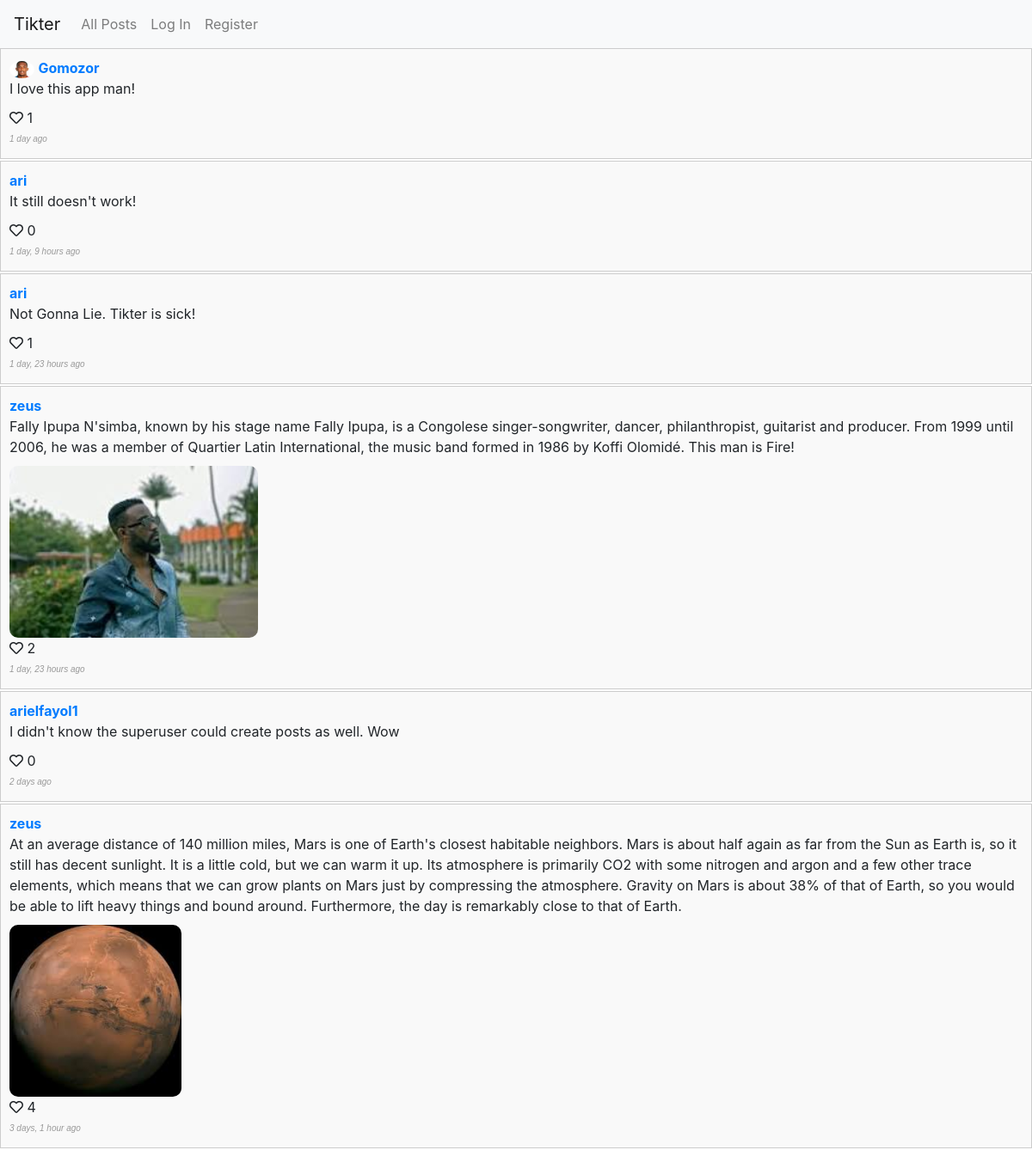
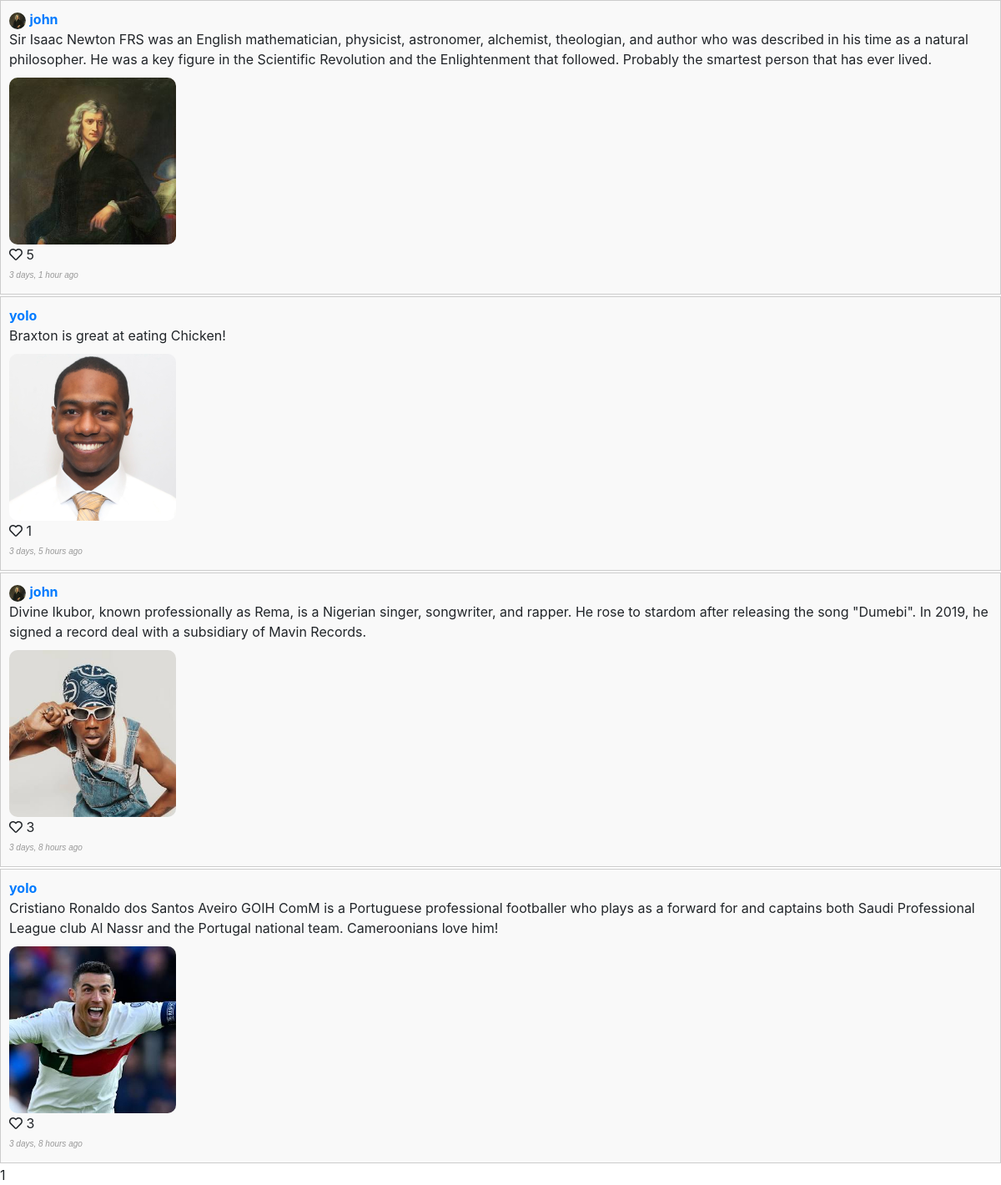
The page / on the database its author committed (2 pictures, top to bottom).
### network/models.py (models this page shows, shortened)
class Post(models.Model):
    user = models.ForeignKey(User, on_delete=models.CASCADE, related_name='posts')
    content = models.TextField()
    timestamp = models.DateTimeField(auto_now_add=True)
    image = models.ImageField(upload_to='network/images/post_images/', blank=True, null=True)
    likes = models.ManyToManyField(User, related_name='liked_posts', blank=True)
    def num_likes(self):
        return self.likes.count()

class User(AbstractUser):
    profile_picture = models.ImageField(upload_to='network/images/profile_images/', blank=True, null=True)

### network/views.py (the view)
# urls.py: path('', views.index, name='index'),
def index(request):
    posts = Post.objects.all().order_by('-timestamp')
    paginator = Paginator(posts, 10)
    page_number = request.GET.get('page', 1)
    page = paginator.get_page(page_number)
    context = {
        'page': page
    }
    return render(request, 'network/index.html', context)

### network/templates/network/index.html (shortened to what this page needs)
{% extends "network/layout.html" %}
{% block body %}
    {% for post in page%}
        {% include 'network/post_display.html' with post=post user=user %}
    {% endfor %}
    <div class="pagination">
        <span class="step-links">
        <span class="current-page">{{ page.number }}</span>
        </span>
    </div>
{% endblock %}

### network/templates/network/post_display.html (shortened to what this page needs)
<li class="post-li" data-post-id="{{ post.id }}">
    <div class="post-section">
        <a class="user-link il" href="{% url 'network:profile' username=post.user.username%}">
          <span class="profile-image-container">
            {% if post.user.profile_picture %}
                <img src="{{ post.user.profile_picture.url }}" alt="Profile Image" class="profile-image">
            {% endif %}
          </span>
          <strong>{{ post.user.username }}</strong>
       </a>
    <p class="p-content">{{ post.content }}</p>
    <div class="image-container">
        {% if post.image %}
            <img src="{{ post.image.url }}" alt="Post Image" class="post-image">
        {% endif %}
    </div>
    {% if user.is_authenticated %}
        <p>
            <div>
            <span class="like-count">{{ post.num_likes }}</span>
            <span class="like-button il" data-post-id="{{ post.id }}" >
                {% if post in user.liked_posts.all %}
                    <i class="heart-icon fas fa-heart liked"></i>
                {% else %}
                    <i class="heart-icon far fa-heart"></i>
                {% endif %}
            </span>
            </div>
            <span class="post-reply-count">{{ post.num_replies }}</span>
            <a href="#" class="reply-icon">
                <i class="fa fa-reply" href="{% url 'network:post' post_id=post.id %}"></i> Reply
            </a>
        </p>
    {% else %}
        <p><i class="far fa-heart"></i> <span class="like-count">{{ post.num_likes }} </span></p>
    {% endif %}
    <p class="timestamp">{{ post.timestamp|timesince }} ago</p>
    </div>
</li>

### network/static/network/styles.css (style rules this page uses)
.post-li { padding: 10px; margin-bottom: 2px; border: 1px solid #ccc; background-color: #f9f9f9; list-style: none; cursor: pointer; }
.profile-image { height: 20px; border-radius: 50%; }
.post-li strong { font-weight: bold; }
.post-li p { margin-bottom: 5px; }
.image-container { margin-top: 10px; }
.post-image { height: 200px; border-radius: 10px; }
.timestamp { font-family: Arial, sans-serif; font-weight: 200; font-style: italic; color: #999; font-size: x-small; }
.current-page { border-radius: 50%; }
html { scrollbar-width: none; }

### rows shown on the page
Post: user.profile_picture (picture), user.username "Gomozor", content "I love this app man!", num_likes "1", timestamp "1 day"
Post: user.username "ari", content "It still doesn't work!", num_likes "0", timestamp "1 day, 9 hours"
Post: user.username "ari", content "Not Gonna Lie. Tikter is sick!", num_likes "1", timestamp "1 day, 23 hours"
Post: user.username "zeus", content "Fally Ipupa N'simba, known by his stage name Fally Ipupa, is a Congolese singer-songwriter, dancer, philanthropist, guitarist and producer. From 1999 until 2006, he was a member of Quartier Latin International, the music band formed in 1986 by Koffi Olomidé. This man is Fire!", image (picture), num_likes "2", timestamp "1 day, 23 hours"
Post: user.username "arielfayol1", content "I didn't know the superuser could create posts as well. Wow", num_likes "0", timestamp "2 days"
Post: user.username "zeus", content "At an average distance of 140 million miles, Mars is one of Earth's closest habitable neighbors. Mars is about half again as far from the Sun as Earth is, so it still has decent sunlight. It is a little cold, but we can warm it up. Its atmosphere is primarily CO2 with some nitrogen and argon and a few other trace elements, which means that we can grow plants on Mars just by compressing the atmosphere. Gravity on Mars is about 38% of that of Earth, so you would be able to lift heavy things and bound around. Furthermore, the day is remarkably close to that of Earth.", image (picture), num_likes "4", timestamp "3 days, 1 hour"
Post: user.profile_picture (picture), user.username "john", content "Sir Isaac Newton FRS was an English mathematician, physicist, astronomer, alchemist, theologian, and author who was described in his time as a natural philosopher. He was a key figure in the Scientific Revolution and the Enlightenment that followed. Probably the smartest person that has ever lived.", image (picture), num_likes "5", timestamp "3 days, 1 hour"
Post: user.username "yolo", content "Braxton is great at eating Chicken!", image (picture), num_likes "1", timestamp "3 days, 5 hours"
Post: user.profile_picture (picture), user.username "john", content "Divine Ikubor, known professionally as Rema, is a Nigerian singer, songwriter, and rapper. He rose to stardom after releasing the song \"Dumebi\". In 2019, he signed a record deal with a subsidiary of Mavin Records.", image (picture), num_likes "3", timestamp "3 days, 8 hours"
Post: user.username "yolo", content "Cristiano Ronaldo dos Santos Aveiro GOIH ComM is a Portuguese professional footballer who plays as a forward for and captains both Saudi Professional League club Al Nassr and the Portugal national team. Cameroonians love him!", image (picture), num_likes "3", timestamp "3 days, 8 hours"

### other values the page prints
{{ page.number }} "1"
